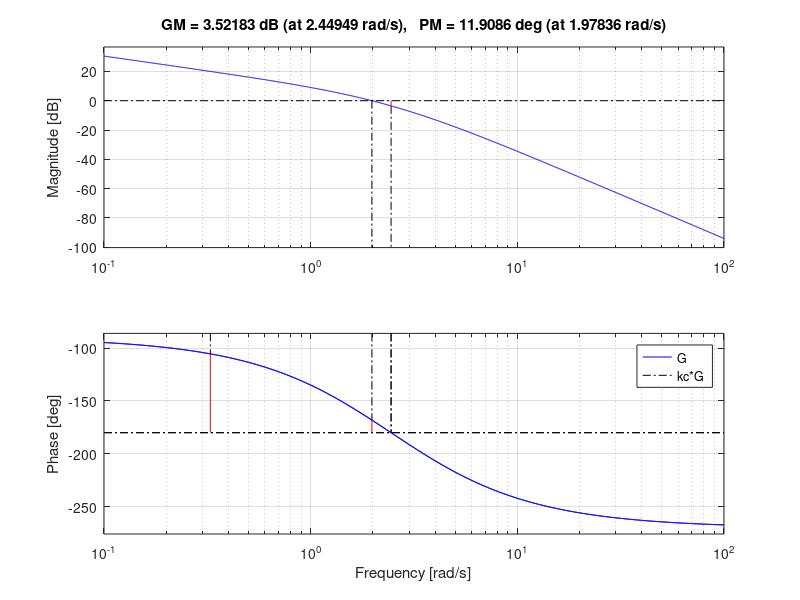
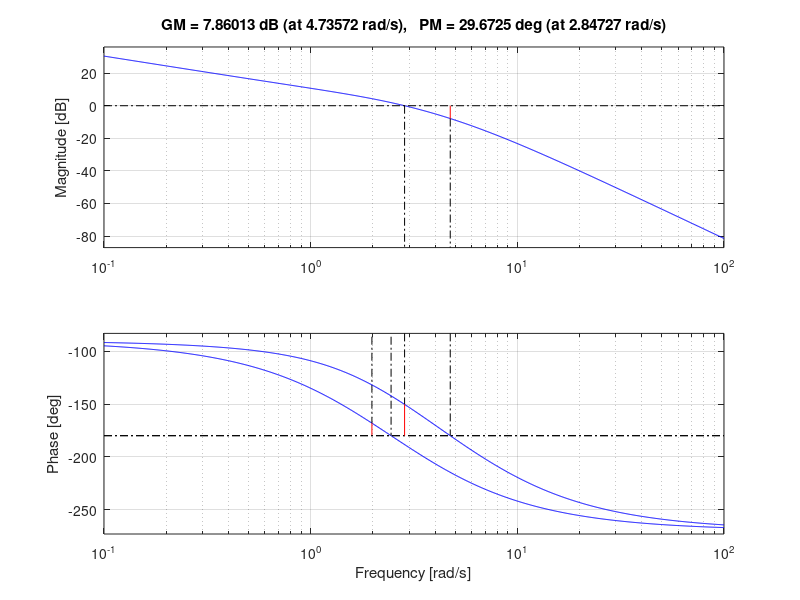
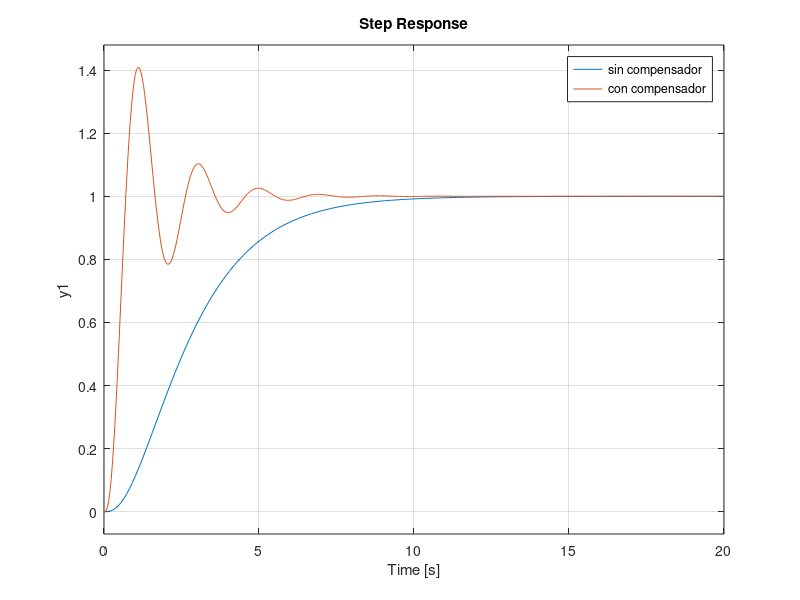
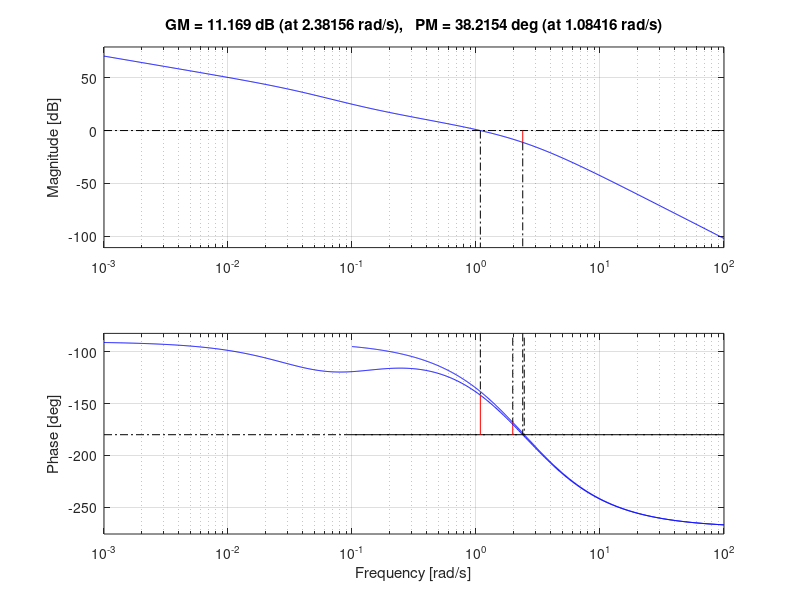

MATLAB code to generate these figures, in order:
clear all, close all, clc
s=tf('s');

G=2/s/(s+2)/(s+3); %2

kc=10;

Phi_des=35; %25

LA1=kc*G;

figure, margin(G), hold on
margin(LA1)
legend('G','kc*G')
[Gm,Pm,Wcg,Wcp] = margin(LA1)

disp('compensador en adelanto')

Theta_k=(Phi_des-Pm+15)
Theta_k=(Phi_des-Pm+15)*pi/180;

alpha=(1+sin(Theta_k))/(1-sin(Theta_k))

A=10*log10(alpha)

% calculand wcgf

wcg=2.86; %2.6

T=1/sqrt(alpha)/wcg

K=kc*(alpha*T*s+1)/(T*s+1)

LA=K*G;

figure, margin(LA1)
hold on
margin(LA)

T=feedback(G,1);
LC=feedback(LA,1);

figure, step(T,LC)
legend('sin compensador','con compensador')


%% compensador en atraso

Phi=(Phi_des+7)-180

wcg=1.08 %1.15 %de la grafica

A=-8.14 % negativo curva debe bajar

alpha=10^(A/20)

T=10/alpha/wcg

K=kc*(alpha*T*s+1)/(T*s+1)

LA=K*G;
LC=feedback(LA,1);
damp(LC)

figure, margin(LA1)
hold on
margin(LA)

t=0:0.01:100;
u=t;
y=lsim(LC,u,t);

error=u-y';
figure, plot(t,error)





